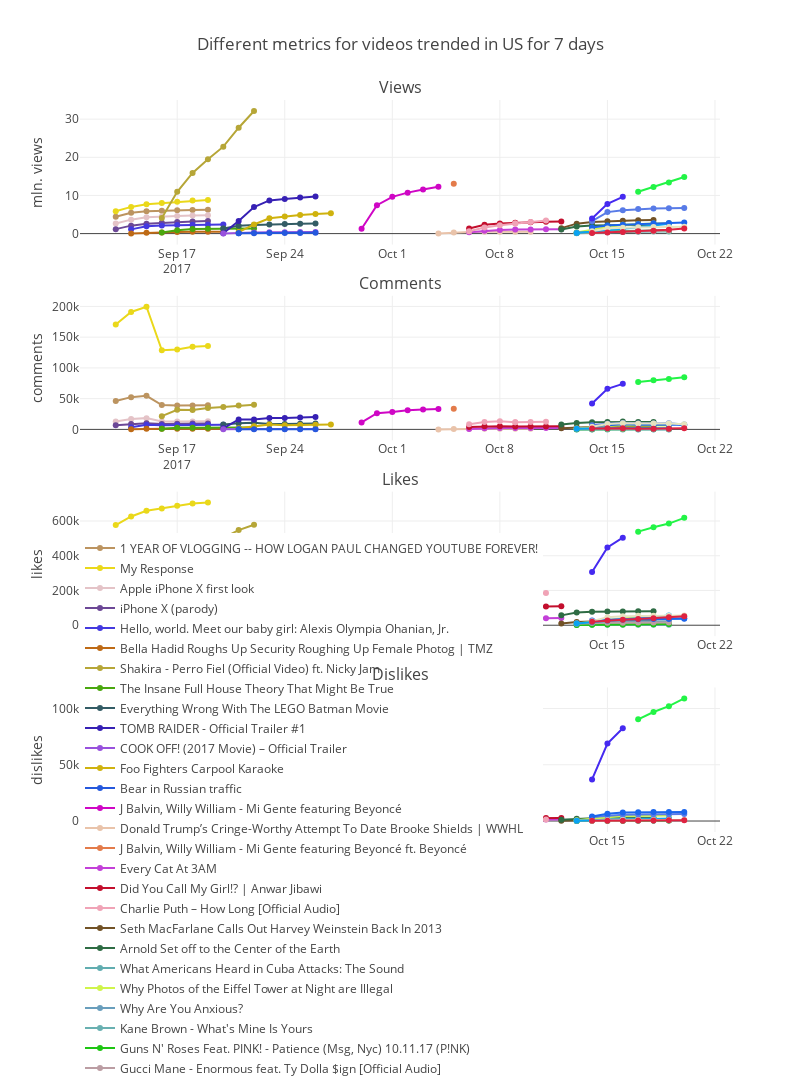

The cell this chart's notebook holds for it:
### Code cell
best_survivors(us_vid_df, 7, "US")
